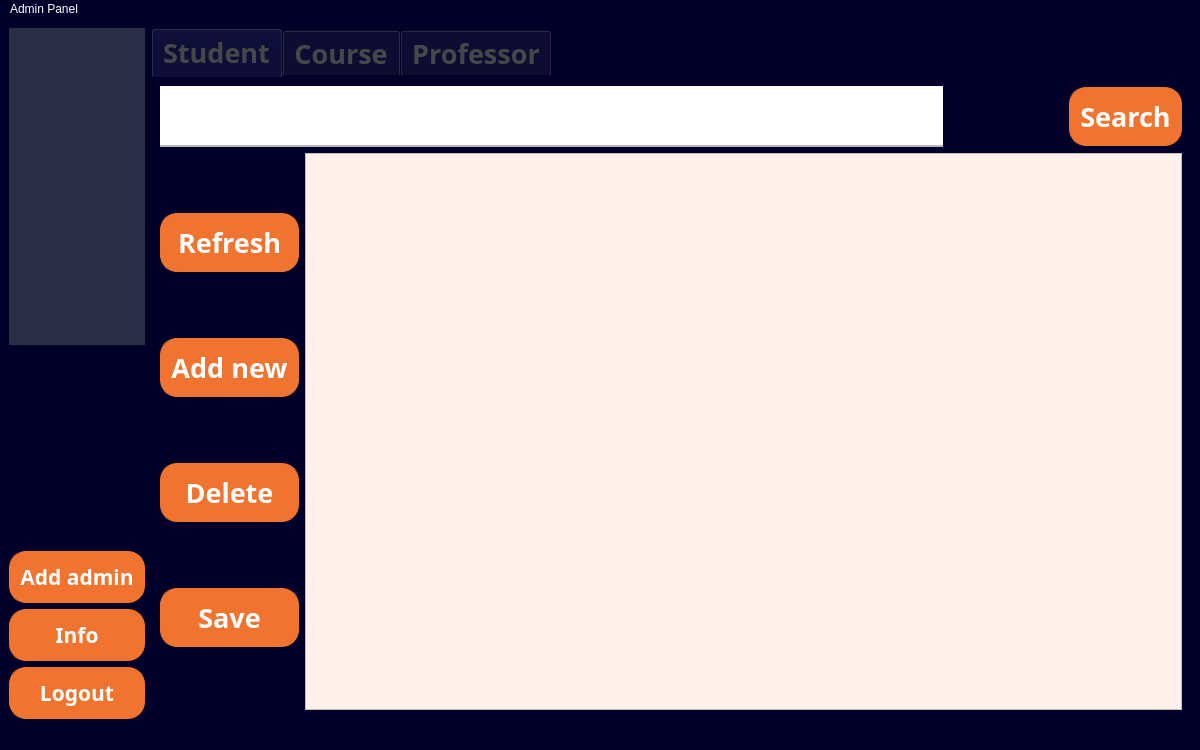
<?xml version="1.0" encoding="UTF-8"?>
<ui version="4.0">
 <class>HomePage</class>
 <widget class="QMainWindow" name="HomePage">
  <property name="geometry">
   <rect>
    <x>0</x>
    <y>0</y>
    <width>1200</width>
    <height>750</height>
   </rect>
  </property>
  <property name="sizePolicy">
   <sizepolicy hsizetype="Maximum" vsizetype="Maximum">
    <horstretch>0</horstretch>
    <verstretch>0</verstretch>
   </sizepolicy>
  </property>
  <property name="windowTitle">
   <string>Home Page</string>
  </property>
  <property name="autoFillBackground">
   <bool>true</bool>
  </property>
  <property name="styleSheet">
   <string notr="true">/*Copyright (c) DevSec Studio. All rights reserved.

MIT License

Permission is hereby granted, free of charge, to any person obtaining a copy
of this software and associated documentation files (the &quot;Software&quot;), to deal
in the Software without restriction, including without limitation the rights
to use, copy, modify, merge, publish, distribute, sublicense, and/or sell
copies of the Software, and to permit persons to whom the Software is
furnished to do so, subject to the following conditions:

The above copyright notice and this permission notice shall be included in all
copies or substantial portions of the Software.

THE SOFTWARE IS PROVIDED *AS IS*, WITHOUT WARRANTY OF ANY KIND, EXPRESS OR
IMPLIED, INCLUDING BUT NOT LIMITED TO THE WARRANTIES OF MERCHANTABILITY,
FITNESS FOR A PARTICULAR PURPOSE AND NONINFRINGEMENT. IN NO EVENT SHALL THE
AUTHORS OR COPYRIGHT HOLDERS BE LIABLE FOR ANY CLAIM, DAMAGES OR OTHER
LIABILITY, WHETHER IN AN ACTION OF CONTRACT, TORT OR OTHERWISE, ARISING FROM,
OUT OF OR IN CONNECTION WITH THE SOFTWARE OR THE USE OR OTHER DEALINGS IN THE SOFTWARE.
*/

/*-----QWidget-----*/
QWidget
{
	background-color: rgb(0, 0, 42);
	color: #ffffff;
	border-color: #000000;

}


/*-----QLabel-----*/
QLabel
{
	background-color: #292f45;
	color: #b9b9bb;
	border-color: #000000;

}


/*-----QPushButton-----*/
QPushButton
{
	background-color: #f0742f;
	color: #fff;
	font-weight: bold;
	border-style: solid;
	border-width: 1px;
	border-radius: 17px;
	border-color: #f0742f;
	padding: 10px;

}


QPushButton::hover
{
	background-color: #fc7c11;
	color: #ffff;

}


QPushButton::pressed
{
	background-color: #ff6b35;
	color: #fff;

}


/*-----QToolButton-----*/
QToolButton
{
	background-color: #292f45;
	color: #ffffff;
	border-style: solid;
	border-color: #000000;

}


QToolButton::hover
{
	background-color: #fc7c11;
	color: #000000;
	padding: 2px;
	border-radius: 15px;
	border-color: #fc7c11;

}


QToolButton::pressed
{
	background-color: #fc7c11;
	color: #000000;
	border-style: solid;
	border-width: 2px;

}


/*-----QLineEdit-----*/
QLineEdit{
	background-color: rgb(255, 255, 255);
	color: #b9b9bb;
	font-weight: bold;
	border-style: solid;
	border-width: 2px;
	border-top: 0px;
	border-left: 0px;
	border-right: 0px;
	border-color: #b9b9bb;
	padding: 10px;

}


/*-----QCheckBox-----*/
QCheckBox
{
	background-color: transparent;
	color: #b9b9bb;
	font-weight: bold;

}


QCheckBox::indicator
{
    color: #b1b1b1;
    background-color: #00111d;
    border: 1px solid #f0742f;
    width: 12px;
    height: 12px;

}


QCheckBox::indicator:checked
{
    image:url(&quot;./ressources/check.png&quot;); /*To replace*/
	background-color: #1f2b2b;
    border: 1px solid #f0742f;

}


QCheckBox::indicator:unchecked:hover
{
    border: 1px solid #f0742f;

}


QCheckBox::disabled
{
	color: #656565;

}


QCheckBox::indicator:disabled
{
	background-color: #656565;
	color: #656565;
    border: 1px solid #656565;

}
</string>
  </property>
  <widget class="QWidget" name="centralwidget">
   <layout class="QHBoxLayout" name="horizontalLayout_7">
    <item>
     <layout class="QVBoxLayout" name="verticalLayout">
      <item>
       <widget class="QLabel" name="helloLabel">
        <property name="font">
         <font>
          <pointsize>12</pointsize>
          <bold>true</bold>
         </font>
        </property>
        <property name="text">
         <string/>
        </property>
       </widget>
      </item>
      <item>
       <spacer name="verticalSpacer">
        <property name="orientation">
         <enum>Qt::Vertical</enum>
        </property>
        <property name="sizeType">
         <enum>QSizePolicy::Minimum</enum>
        </property>
        <property name="sizeHint" stdset="0">
         <size>
          <width>20</width>
          <height>200</height>
         </size>
        </property>
       </spacer>
      </item>
      <item>
       <widget class="QPushButton" name="addAdminButton">
        <property name="sizePolicy">
         <sizepolicy hsizetype="Minimum" vsizetype="Fixed">
          <horstretch>0</horstretch>
          <verstretch>0</verstretch>
         </sizepolicy>
        </property>
        <property name="minimumSize">
         <size>
          <width>0</width>
          <height>50</height>
         </size>
        </property>
        <property name="font">
         <font>
          <family>Segoe UI Semibold</family>
          <pointsize>16</pointsize>
          <bold>true</bold>
         </font>
        </property>
        <property name="text">
         <string>Add admin</string>
        </property>
        <property name="icon">
         <iconset>
          <selectedoff>:/new/img/add.png</selectedoff>
         </iconset>
        </property>
        <property name="iconSize">
         <size>
          <width>35</width>
          <height>35</height>
         </size>
        </property>
       </widget>
      </item>
      <item>
       <widget class="QPushButton" name="infoButton">
        <property name="sizePolicy">
         <sizepolicy hsizetype="Minimum" vsizetype="Fixed">
          <horstretch>0</horstretch>
          <verstretch>0</verstretch>
         </sizepolicy>
        </property>
        <property name="minimumSize">
         <size>
          <width>0</width>
          <height>50</height>
         </size>
        </property>
        <property name="font">
         <font>
          <family>Segoe UI Semibold</family>
          <pointsize>16</pointsize>
          <bold>true</bold>
         </font>
        </property>
        <property name="text">
         <string>Info</string>
        </property>
        <property name="icon">
         <iconset>
          <selectedoff>:/new/img/info.png</selectedoff>
         </iconset>
        </property>
        <property name="iconSize">
         <size>
          <width>50</width>
          <height>50</height>
         </size>
        </property>
       </widget>
      </item>
      <item>
       <widget class="QPushButton" name="logoutButton">
        <property name="minimumSize">
         <size>
          <width>0</width>
          <height>50</height>
         </size>
        </property>
        <property name="font">
         <font>
          <family>Segoe UI Semibold</family>
          <pointsize>16</pointsize>
          <bold>true</bold>
         </font>
        </property>
        <property name="text">
         <string>Logout</string>
        </property>
        <property name="icon">
         <iconset>
          <selectedoff>:/new/img/logout.png</selectedoff>
         </iconset>
        </property>
        <property name="iconSize">
         <size>
          <width>50</width>
          <height>50</height>
         </size>
        </property>
       </widget>
      </item>
     </layout>
    </item>
    <item>
     <widget class="QTabWidget" name="tabWidget">
      <property name="sizePolicy">
       <sizepolicy hsizetype="Expanding" vsizetype="Expanding">
        <horstretch>0</horstretch>
        <verstretch>0</verstretch>
       </sizepolicy>
      </property>
      <property name="font">
       <font>
        <family>Segoe UI Semibold</family>
        <pointsize>20</pointsize>
        <bold>true</bold>
       </font>
      </property>
      <property name="styleSheet">
       <string notr="true">QTabBar:tab{
	color: rgb(71, 71, 71);
}</string>
      </property>
      <property name="currentIndex">
       <number>0</number>
      </property>
      <property name="iconSize">
       <size>
        <width>25</width>
        <height>25</height>
       </size>
      </property>
      <widget class="QWidget" name="tab1">
       <attribute name="title">
        <string>Student</string>
       </attribute>
       <layout class="QVBoxLayout" name="verticalLayout_10">
        <item>
         <layout class="QVBoxLayout" name="verticalLayout_9">
          <item>
           <layout class="QHBoxLayout" name="horizontalLayout">
            <item>
             <widget class="QLineEdit" name="lineEdit_stud">
              <property name="font">
               <font>
                <family>Segoe UI Semibold</family>
                <pointsize>20</pointsize>
                <bold>true</bold>
               </font>
              </property>
              <property name="styleSheet">
               <string notr="true">color: rgb(35, 35, 35);</string>
              </property>
             </widget>
            </item>
            <item>
             <spacer name="horizontalSpacer">
              <property name="orientation">
               <enum>Qt::Horizontal</enum>
              </property>
              <property name="sizeType">
               <enum>QSizePolicy::Maximum</enum>
              </property>
              <property name="sizeHint" stdset="0">
               <size>
                <width>120</width>
                <height>30</height>
               </size>
              </property>
             </spacer>
            </item>
            <item>
             <widget class="QPushButton" name="search_stud">
              <property name="font">
               <font>
                <family>Segoe UI Semilight</family>
                <pointsize>20</pointsize>
                <bold>true</bold>
               </font>
              </property>
              <property name="text">
               <string>Search</string>
              </property>
              <property name="icon">
               <iconset>
                <selectedoff>:/new/img/Artboard 1 copy.png</selectedoff>
               </iconset>
              </property>
              <property name="iconSize">
               <size>
                <width>30</width>
                <height>30</height>
               </size>
              </property>
             </widget>
            </item>
           </layout>
          </item>
          <item>
           <layout class="QHBoxLayout" name="horizontalLayout_3">
            <item>
             <layout class="QVBoxLayout" name="verticalLayout_3">
              <item>
               <widget class="QPushButton" name="RefreshSButton">
                <property name="font">
                 <font>
                  <family>Segoe UI Semilight</family>
                  <pointsize>20</pointsize>
                  <bold>true</bold>
                 </font>
                </property>
                <property name="text">
                 <string>Refresh</string>
                </property>
                <property name="icon">
                 <iconset resource="Resource.qrc">
                  <normaloff>:/new/img/ref.png</normaloff>:/new/img/ref.png</iconset>
                </property>
                <property name="iconSize">
                 <size>
                  <width>40</width>
                  <height>40</height>
                 </size>
                </property>
               </widget>
              </item>
              <item>
               <widget class="QPushButton" name="addStudent">
                <property name="font">
                 <font>
                  <family>Segoe UI Semilight</family>
                  <pointsize>20</pointsize>
                  <bold>true</bold>
                 </font>
                </property>
                <property name="text">
                 <string>Add new</string>
                </property>
                <property name="icon">
                 <iconset>
                  <selectedoff>:/new/img/add.png</selectedoff>
                 </iconset>
                </property>
                <property name="iconSize">
                 <size>
                  <width>40</width>
                  <height>40</height>
                 </size>
                </property>
               </widget>
              </item>
              <item>
               <widget class="QPushButton" name="delete_stud">
                <property name="font">
                 <font>
                  <family>Segoe UI Semilight</family>
                  <pointsize>20</pointsize>
                  <bold>true</bold>
                 </font>
                </property>
                <property name="text">
                 <string>Delete</string>
                </property>
                <property name="icon">
                 <iconset>
                  <selectedoff>:/new/img/delete.png</selectedoff>
                 </iconset>
                </property>
                <property name="iconSize">
                 <size>
                  <width>40</width>
                  <height>40</height>
                 </size>
                </property>
               </widget>
              </item>
              <item>
               <widget class="QPushButton" name="save_stud">
                <property name="font">
                 <font>
                  <family>Segoe UI Semilight</family>
                  <pointsize>20</pointsize>
                  <bold>true</bold>
                 </font>
                </property>
                <property name="text">
                 <string>Save</string>
                </property>
                <property name="icon">
                 <iconset>
                  <selectedoff>:/new/img/save.png</selectedoff>
                 </iconset>
                </property>
                <property name="iconSize">
                 <size>
                  <width>50</width>
                  <height>50</height>
                 </size>
                </property>
               </widget>
              </item>
             </layout>
            </item>
            <item>
             <widget class="QTableWidget" name="studentTable">
              <property name="styleSheet">
               <string notr="true">QWidget {
    background-color: rgb(255, 241, 233);
    color: #fffff8;
}

QHeaderView::section {
    background-color: #ff8f57;
    padding: 4px;
    border: 1px solid #fffff8;
    font-size: 14pt;
}

QTableWidget {
    gridline-color: #fffff8;
    font-size: 18pt;
}

QTableView::item 
{
    font-size: 18pt;
	color: rgb(0, 0, 0);
}
</string>
              </property>
              <property name="editTriggers">
               <set>QAbstractItemView::NoEditTriggers</set>
              </property>
              <property name="alternatingRowColors">
               <bool>true</bool>
              </property>
              <property name="selectionMode">
               <enum>QAbstractItemView::SingleSelection</enum>
              </property>
              <property name="selectionBehavior">
               <enum>QAbstractItemView::SelectRows</enum>
              </property>
              <property name="sortingEnabled">
               <bool>true</bool>
              </property>
              <attribute name="horizontalHeaderStretchLastSection">
               <bool>true</bool>
              </attribute>
             </widget>
            </item>
           </layout>
          </item>
         </layout>
        </item>
       </layout>
      </widget>
      <widget class="QWidget" name="tab_2">
       <attribute name="title">
        <string>Course</string>
       </attribute>
       <layout class="QVBoxLayout" name="verticalLayout_8">
        <item>
         <layout class="QVBoxLayout" name="verticalLayout_7">
          <item>
           <layout class="QHBoxLayout" name="horizontalLayout_6" stretch="1,0,0">
            <item>
             <widget class="QLineEdit" name="lineEdit_course">
              <property name="font">
               <font>
                <family>Segoe UI Semibold</family>
                <pointsize>20</pointsize>
                <bold>true</bold>
               </font>
              </property>
              <property name="styleSheet">
               <string notr="true">color: rgb(35, 35, 35);</string>
              </property>
             </widget>
            </item>
            <item>
             <spacer name="horizontalSpacer_2">
              <property name="orientation">
               <enum>Qt::Horizontal</enum>
              </property>
              <property name="sizeHint" stdset="0">
               <size>
                <width>40</width>
                <height>20</height>
               </size>
              </property>
             </spacer>
            </item>
            <item>
             <widget class="QPushButton" name="search_course">
              <property name="font">
               <font>
                <family>Segoe UI Semilight</family>
                <pointsize>20</pointsize>
                <bold>true</bold>
               </font>
              </property>
              <property name="text">
               <string>Search</string>
              </property>
              <property name="icon">
               <iconset resource="Resource.qrc">
                <normaloff>:/new/img/Artboard 1 copy.png</normaloff>:/new/img/Artboard 1 copy.png</iconset>
              </property>
              <property name="iconSize">
               <size>
                <width>30</width>
                <height>30</height>
               </size>
              </property>
             </widget>
            </item>
           </layout>
          </item>
          <item>
           <layout class="QHBoxLayout" name="horizontalLayout_5">
            <item>
             <layout class="QVBoxLayout" name="verticalLayout_5">
              <item>
               <widget class="QPushButton" name="RefreshCButton">
                <property name="font">
                 <font>
                  <family>Segoe UI Semilight</family>
                  <pointsize>20</pointsize>
                  <bold>true</bold>
                 </font>
                </property>
                <property name="text">
                 <string>Refresh</string>
                </property>
                <property name="icon">
                 <iconset>
                  <selectedoff>:/new/img/ref.png</selectedoff>
                 </iconset>
                </property>
                <property name="iconSize">
                 <size>
                  <width>50</width>
                  <height>50</height>
                 </size>
                </property>
               </widget>
              </item>
              <item>
               <widget class="QPushButton" name="addCourse">
                <property name="font">
                 <font>
                  <family>Segoe UI Semilight</family>
                  <pointsize>20</pointsize>
                  <bold>true</bold>
                 </font>
                </property>
                <property name="text">
                 <string>Add new</string>
                </property>
                <property name="icon">
                 <iconset>
                  <selectedoff>:/new/img/add.png</selectedoff>
                 </iconset>
                </property>
                <property name="iconSize">
                 <size>
                  <width>50</width>
                  <height>50</height>
                 </size>
                </property>
               </widget>
              </item>
              <item>
               <widget class="QPushButton" name="delete_course">
                <property name="font">
                 <font>
                  <family>Segoe UI Semilight</family>
                  <pointsize>20</pointsize>
                  <bold>true</bold>
                 </font>
                </property>
                <property name="text">
                 <string>Delete</string>
                </property>
                <property name="icon">
                 <iconset>
                  <selectedoff>:/new/img/delete.png</selectedoff>
                 </iconset>
                </property>
                <property name="iconSize">
                 <size>
                  <width>50</width>
                  <height>50</height>
                 </size>
                </property>
               </widget>
              </item>
              <item>
               <widget class="QPushButton" name="save_course">
                <property name="font">
                 <font>
                  <family>Segoe UI Semilight</family>
                  <pointsize>20</pointsize>
                  <bold>true</bold>
                 </font>
                </property>
                <property name="text">
                 <string>Save</string>
                </property>
                <property name="icon">
                 <iconset>
                  <selectedoff>:/new/img/save.png</selectedoff>
                 </iconset>
                </property>
                <property name="iconSize">
                 <size>
                  <width>50</width>
                  <height>50</height>
                 </size>
                </property>
               </widget>
              </item>
             </layout>
            </item>
            <item>
             <widget class="QTableWidget" name="courseTable">
              <property name="styleSheet">
               <string notr="true">QWidget {
    background-color: rgb(255, 241, 233);
    color: #fffff8;
}

QHeaderView::section {
    background-color: #ff8f57;
    padding: 4px;
    border: 1px solid #fffff8;
    font-size: 14pt;
}

QTableWidget {
    gridline-color: #fffff8;
    font-size: 18pt;
}

QTableView::item 
{
    font-size: 18pt;
	color: rgb(0, 0, 0);
}
</string>
              </property>
              <property name="editTriggers">
               <set>QAbstractItemView::NoEditTriggers</set>
              </property>
              <property name="alternatingRowColors">
               <bool>true</bool>
              </property>
              <property name="selectionMode">
               <enum>QAbstractItemView::SingleSelection</enum>
              </property>
              <property name="selectionBehavior">
               <enum>QAbstractItemView::SelectRows</enum>
              </property>
              <property name="sortingEnabled">
               <bool>true</bool>
              </property>
              <attribute name="horizontalHeaderStretchLastSection">
               <bool>true</bool>
              </attribute>
             </widget>
            </item>
           </layout>
          </item>
         </layout>
        </item>
       </layout>
      </widget>
      <widget class="QWidget" name="tab_3">
       <attribute name="title">
        <string>Professor</string>
       </attribute>
       <layout class="QVBoxLayout" name="verticalLayout_6">
        <item>
         <layout class="QVBoxLayout" name="verticalLayout_4">
          <item>
           <layout class="QHBoxLayout" name="horizontalLayout_4">
            <item>
             <widget class="QLineEdit" name="lineEdit_prof">
              <property name="font">
               <font>
                <family>Segoe UI Semibold</family>
                <pointsize>20</pointsize>
                <bold>true</bold>
               </font>
              </property>
              <property name="styleSheet">
               <string notr="true">color: rgb(35, 35, 35);</string>
              </property>
              <property name="frame">
               <bool>true</bool>
              </property>
             </widget>
            </item>
            <item>
             <spacer name="horizontalSpacer_4">
              <property name="orientation">
               <enum>Qt::Horizontal</enum>
              </property>
              <property name="sizeType">
               <enum>QSizePolicy::Maximum</enum>
              </property>
              <property name="sizeHint" stdset="0">
               <size>
                <width>120</width>
                <height>30</height>
               </size>
              </property>
             </spacer>
            </item>
            <item>
             <widget class="QPushButton" name="search_prof">
              <property name="font">
               <font>
                <family>Segoe UI Semilight</family>
                <pointsize>20</pointsize>
                <bold>true</bold>
               </font>
              </property>
              <property name="text">
               <string>Search</string>
              </property>
              <property name="icon">
               <iconset resource="Resource.qrc">
                <normaloff>:/new/img/Artboard 1 copy.png</normaloff>:/new/img/Artboard 1 copy.png</iconset>
              </property>
              <property name="iconSize">
               <size>
                <width>30</width>
                <height>30</height>
               </size>
              </property>
             </widget>
            </item>
           </layout>
          </item>
          <item>
           <layout class="QHBoxLayout" name="horizontalLayout_2">
            <item>
             <layout class="QVBoxLayout" name="verticalLayout_2">
              <item>
               <widget class="QPushButton" name="refreshPButton">
                <property name="font">
                 <font>
                  <family>Segoe UI Semilight</family>
                  <pointsize>16</pointsize>
                  <bold>true</bold>
                 </font>
                </property>
                <property name="text">
                 <string>Refresh</string>
                </property>
                <property name="icon">
                 <iconset>
                  <selectedoff>:/new/img/ref.png</selectedoff>
                 </iconset>
                </property>
                <property name="iconSize">
                 <size>
                  <width>50</width>
                  <height>50</height>
                 </size>
                </property>
               </widget>
              </item>
              <item>
               <widget class="QPushButton" name="addProfessor">
                <property name="font">
                 <font>
                  <family>Segoe UI Semilight</family>
                  <pointsize>16</pointsize>
                  <bold>true</bold>
                 </font>
                </property>
                <property name="text">
                 <string>Add new</string>
                </property>
                <property name="icon">
                 <iconset>
                  <selectedoff>:/new/img/add.png</selectedoff>
                 </iconset>
                </property>
                <property name="iconSize">
                 <size>
                  <width>50</width>
                  <height>50</height>
                 </size>
                </property>
               </widget>
              </item>
              <item>
               <widget class="QPushButton" name="delete_prof">
                <property name="font">
                 <font>
                  <family>Segoe UI Semilight</family>
                  <pointsize>16</pointsize>
                  <bold>true</bold>
                 </font>
                </property>
                <property name="text">
                 <string>Delete</string>
                </property>
                <property name="icon">
                 <iconset>
                  <selectedoff>:/new/img/delete.png</selectedoff>
                 </iconset>
                </property>
                <property name="iconSize">
                 <size>
                  <width>50</width>
                  <height>50</height>
                 </size>
                </property>
               </widget>
              </item>
              <item>
               <widget class="QPushButton" name="save_prof">
                <property name="font">
                 <font>
                  <family>Segoe UI Semilight</family>
                  <pointsize>16</pointsize>
                  <bold>true</bold>
                 </font>
                </property>
                <property name="text">
                 <string>Save</string>
                </property>
                <property name="icon">
                 <iconset>
                  <selectedoff>:/new/img/save.png</selectedoff>
                 </iconset>
                </property>
                <property name="iconSize">
                 <size>
                  <width>50</width>
                  <height>50</height>
                 </size>
                </property>
               </widget>
              </item>
             </layout>
            </item>
            <item>
             <widget class="QTableWidget" name="professorTable">
              <property name="styleSheet">
               <string notr="true">QWidget {
    background-color: rgb(255, 241, 233);
    color: #fffff8;
}

QHeaderView::section {
    background-color: #ff8f57;
    padding: 4px;
    border: 1px solid #fffff8;
    font-size: 14pt;
}

QTableWidget {
    gridline-color: #fffff8;
    font-size: 18pt;
}

QTableView::item 
{
    font-size: 18pt;
	color: rgb(0, 0, 0);
}
</string>
              </property>
              <property name="editTriggers">
               <set>QAbstractItemView::NoEditTriggers</set>
              </property>
              <property name="alternatingRowColors">
               <bool>true</bool>
              </property>
              <property name="selectionMode">
               <enum>QAbstractItemView::SingleSelection</enum>
              </property>
              <property name="selectionBehavior">
               <enum>QAbstractItemView::SelectRows</enum>
              </property>
              <property name="sortingEnabled">
               <bool>true</bool>
              </property>
              <attribute name="horizontalHeaderStretchLastSection">
               <bool>true</bool>
              </attribute>
             </widget>
            </item>
           </layout>
          </item>
         </layout>
        </item>
       </layout>
      </widget>
     </widget>
    </item>
   </layout>
  </widget>
  <widget class="QMenuBar" name="menubar">
   <property name="geometry">
    <rect>
     <x>0</x>
     <y>0</y>
     <width>1200</width>
     <height>32</height>
    </rect>
   </property>
   <widget class="QMenu" name="menuAdmin_Panel">
    <property name="title">
     <string>Admin Panel</string>
    </property>
    <addaction name="actionHome_Page"/>
   </widget>
   <addaction name="menuAdmin_Panel"/>
  </widget>
  <widget class="QStatusBar" name="statusbar"/>
  <action name="actionHome_Page">
   <property name="text">
    <string>Home Page</string>
   </property>
  </action>
 </widget>
 <resources>
  <include location="Resource.qrc"/>
 </resources>
 <connections/>
</ui>
